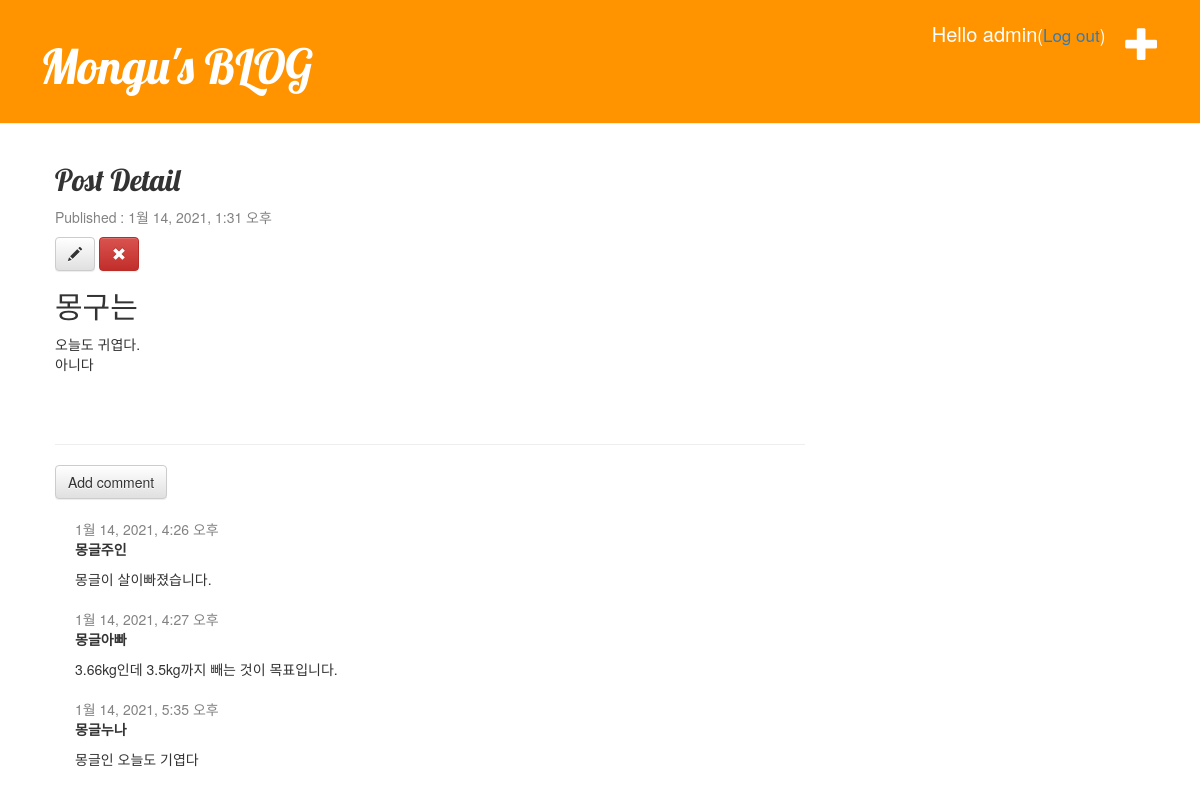
/post/6/ (signed in), run on the app's committed database.
### blog/models.py (models this page shows, shortened)
class Post(models.Model):
    author = models.ForeignKey('auth.User', on_delete=models.CASCADE)
    title = models.CharField(max_length=200, validators=[min_length_3_validator])
    text = models.TextField()
    created_date = models.DateTimeField(default=timezone.now)
    published_date = models.DateTimeField(blank=True, null=True)

class Comment(models.Model):
    post = models.ForeignKey('blog.Post', on_delete=models.CASCADE, related_name='comments')
    author = models.CharField(max_length=200)
    text = models.TextField()
    created_date = models.DateTimeField(default=timezone.now)
    approved_comment = models.BooleanField(default=False)

### blog/views.py (the view)
# urls.py: path('post/<int:pk>/', views.post_detail, name='post_detail'),
def post_detail(request, pk):
    post = get_object_or_404(Post, pk=pk)
    return render(request, 'blog/post_detail.html', {'post':post})

### blog/templates/blog/post_detail.html (shortened to what this page needs)
{% extends 'blog/base.html' %}
{% block content %}
    <div class="post">
        <h2>Post Detail</h2>
        {% if post.published_date %}
            <div class="date">
                <p>Published : {{post.published_date}}</p>
            </div>
        {% endif %}
        {% if user.is_authenticated %}
            <a href="{% url 'post_edit' pk=post.pk %}" class="btn btn-default" >
            <span class="glyphicon glyphicon-pencil"></span>
            </a>
            <a href="#" onclick="post_remove()" class="btn btn-danger" >
            <span class="glyphicon glyphicon-remove"></span>
            </a>
        {% endif %}
        <h2>{{post.title}}</h2>
        <p>{{post.text|linebreaksbr}}</p>
    </div>
    <hr>
    <a class="btn btn-default" href="{% url 'add_comment_to_post' pk=post.pk %}">Add comment</a>
    {% for comment in post.comments.all %}
        {% if user.is_authenticated or comment.approved_comment %}
        <div class="comment">
            <div class="date">
                {{ comment.created_date }}
            </div>
            <strong>{{ comment.author }}</strong>
            <p>{{ comment.text|linebreaks }}</p>
        </div>
        {% endif %}
    {% empty %}
        <p>No comments here yet :(</p>
    {% endfor %}
{% endblock %}

### blog/templates/blog/base.html (shortened to what this page needs)
<!DOCTYPE html>
{% load static %}
<html lang="ko">
<head>
    <link rel="stylesheet" href="https://maxcdn.bootstrapcdn.com/bootstrap/3.3.2/css/bootstrap.min.css">
    <link rel="stylesheet" href="https://maxcdn.bootstrapcdn.com/bootstrap/3.3.2/css/bootstrap-theme.min.css">
    <link rel="stylesheet" href="{% static 'css/blog.css' %}">
</head>
<body>
    <div class="page-header">
        {% if user.is_authenticated %}
            <a href="{% url 'post_new' %}" class="top-menu">
            <span class="glyphicon glyphicon-plus"></span></a>
            <p class="top-menu" style="font-size: 20px;">Hello {{ user.username }}<small>(<a href="{% url 'logout' %}?next={{request.path}}">Log out</a>)</small></p>
        {% else %}
            <a href="{% url 'login' %}" class="top-menu">
            <span class="glyphicon glyphicon-lock"></span></a>
        {% endif %}
        <h1><a href="{% url 'post_list' %}">Mongu's BLOG</a></h1>
    </div>
    <div class="content container">
        <div class="row">
            <div class="col-md-8">
                {% block content %}
                {% endblock %}
            </div>
        </div>
    </div>
</body>
</html>

### blog/static/css/blog.css (style rules this page uses)
.page-header { background-color: #ff9400; margin-top: 0; padding: 20px 20px 20px 40px; }
.page-header h1, .page-header h1 a, .page-header h1 a:visited, .page-header h1 a:active { color: #ffffff; font-size: 36pt; text-decoration: none; }
.content { margin-left: 40px; }
h1, h2, h3, h4 { font-family: 'Lobster', cursive; }
.date { color: #828282; }
.top-menu, .top-menu:hover, .top-menu:visited { color: #ffffff; float: right; font-size: 26pt; margin-right: 20px; }
.post { margin-bottom: 70px; }
.comment { margin: 20px 0px 20px 20px; }

### data on the page
Post: published_date "1월 14, 2021, 1:31 오후", title "몽구는", text "오늘도 귀엽다. 아니다"
Comment: created_date "1월 14, 2021, 4:26 오후", author "몽글주인", text "몽글이 살이빠졌습니다."
Comment: created_date "1월 14, 2021, 4:27 오후", author "몽글아빠", text "3.66kg인데 3.5kg까지 빼는 것이 목표입니다."
Comment: created_date "1월 14, 2021, 5:35 오후", author "몽글누나", text "몽글인 오늘도 기엽다"

### other printed values
{{ user.username }} "admin"
